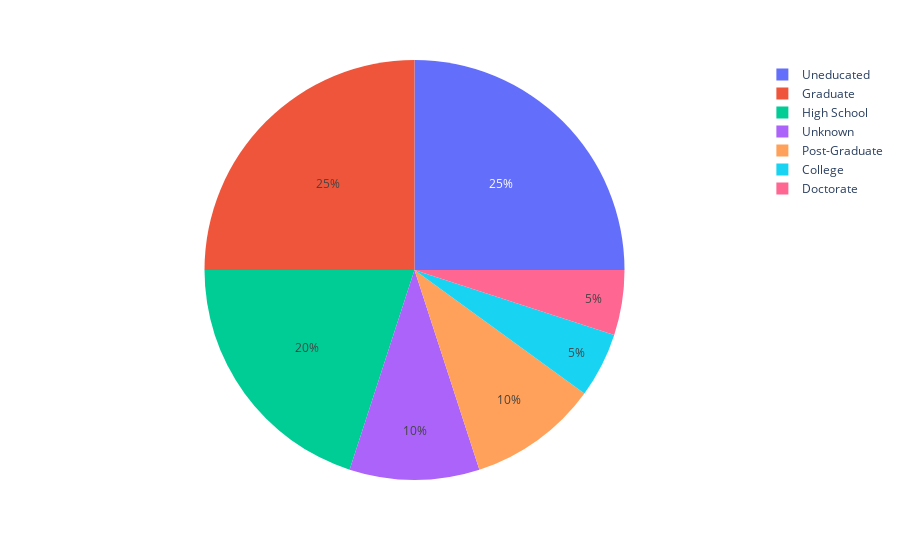

This figure's notebook cell:
### Markdown cell above
# VISUALISASI COMPOSITION

### Code cell
#pieplot education level
px.pie(df, names = "Education_Level")

### Figure 1 — Plotly figure (JSON) as saved in the notebook; plotly's stock layout.template omitted (floating-point values rounded to 4 significant figures)
{"data": [{"domain": {"x": [0, 1], "y": [0, 1]}, "hovertemplate": "Education_Level=%{label}<extra></extra>", "labels": ["Unknown", "Uneducated", "College", "High School", "Graduate", "Post-Graduate", "High School", "Graduate", "Uneducated", "Unknown", "Doctorate", "Uneducated", "High School", "Uneducated", "Uneducated", "Graduate", "Graduate", "High School", "Graduate", "Post-Graduate"], "legendgroup": "", "name": "", "showlegend": true, "type": "pie"}], "layout": {"legend": {"tracegroupgap": 0}, "margin": {"t": 60}}}
